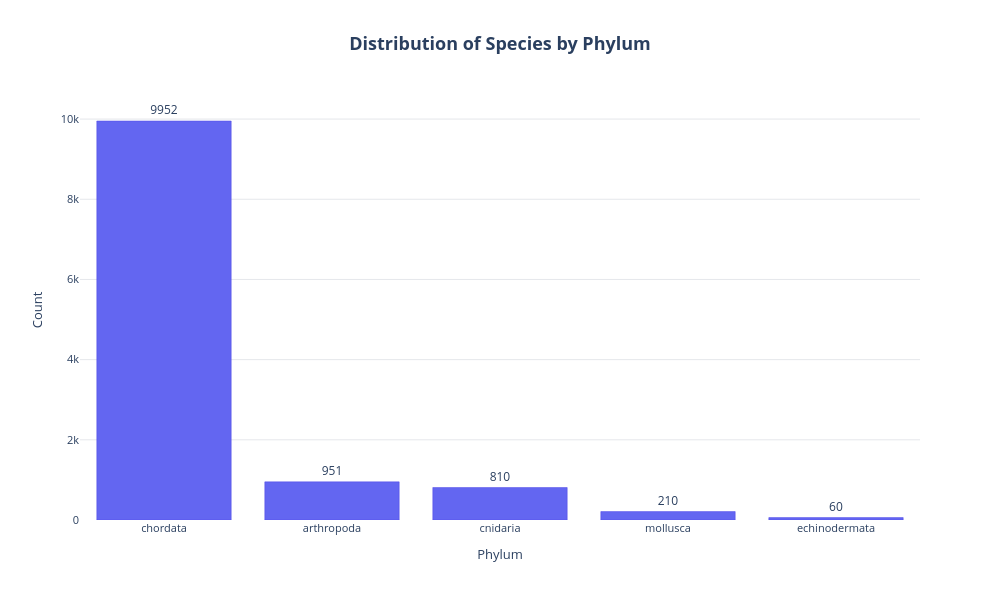

Notebook cell for this chart:
### Code cell
# Get phylum counts
phylum_counts = metadata['phylum'].value_counts()

# Calculate number of families per phylum
families_per_phylum = metadata.groupby('phylum')['family'].nunique()

# Create custom hover data with family counts
hover_data = []
for phylum in phylum_counts.index:
    image_count = phylum_counts[phylum]
    family_count = families_per_phylum[phylum]
    percentage = (image_count / len(metadata)) * 100
    hover_data.append([image_count, percentage, family_count])

# Convert to numpy array for easy indexing
hover_data = np.array(hover_data)

# Create figure
fig = go.Figure(go.Bar(
    x=phylum_counts.index,
    y=phylum_counts.values,
    marker=dict(
        color='#6366f1',
        line=dict(color='#4f46e5', width=0.5)
    ),
    text=phylum_counts.values,
    textposition='outside',
    textfont=dict(size=12),
    hovertemplate='<b>%{x}</b><br>' +
                  'Images: %{y}<br>' +
                  'Families: %{customdata[2]}<br>' +
                  'Percentage: %{customdata[1]:.2f}%<extra></extra>',
    customdata=hover_data
))

fig.update_layout(
    title={
        'text': '<b>Distribution of Species by Phylum</b>',
        'x': 0.5,
        'xanchor': 'center',
        'font': {'size': 18}
    },
    xaxis_title='Phylum',
    yaxis_title='Count',
    height=600,
    width=1000,
    plot_bgcolor='white',
    paper_bgcolor='white',
    xaxis=dict(
        tickfont=dict(size=11),
        showgrid=False
    ),
    yaxis=dict(
        showgrid=True,
        gridcolor='#e5e7eb',
        gridwidth=1
    ),
    font=dict(size=11),
    showlegend=False
)

fig.show()

# Print summary
print("\n" + "="*60)
print("PHYLUM DISTRIBUTION WITH FAMILY COUNTS")
print("="*60)
for phylum in phylum_counts.index:
    image_count = phylum_counts[phylum]
    family_count = families_per_phylum[phylum]
    pct = (image_count / len(metadata)) * 100
    avg_images_per_family = image_count / family_count
    print(f"{phylum:20s}: {image_count:4d} images ({pct:5.2f}%) | {family_count:3d} families | Avg: {avg_images_per_family:.1f} images/family")
print("="*60)

### Figure 1 — Plotly figure (JSON) as saved in the notebook; plotly's stock layout.template omitted (floating-point values rounded to 4 significant figures)
{"data": [{"customdata": [[9952.0, 83.05, 166.0], [951.0, 7.936, 17.0], [810.0, 6.76, 13.0], [210.0, 1.752, 5.0], [60.0, 0.5007, 1.0]], "hovertemplate": "<b>%{x}</b><br>Images: %{y}<br>Families: %{customdata[2]}<br>Percentage: %{customdata[1]:.2f}%<extra></extra>", "marker": {"color": "#6366f1", "line": {"color": "#4f46e5", "width": 0.5}}, "text": [9952.0, 951.0, 810.0, 210.0, 60.0], "textfont": {"size": 12}, "textposition": "outside", "type": "bar", "x": ["chordata", "arthropoda", "cnidaria", "mollusca", "echinodermata"], "y": [9952, 951, 810, 210, 60]}], "layout": {"font": {"size": 11}, "height": 600, "paper_bgcolor": "white", "plot_bgcolor": "white", "showlegend": false, "title": {"font": {"size": 18}, "text": "<b>Distribution of Species by Phylum</b>", "x": 0.5, "xanchor": "center"}, "width": 1000, "xaxis": {"showgrid": false, "tickfont": {"size": 11}, "title": {"text": "Phylum"}}, "yaxis": {"gridcolor": "#e5e7eb", "gridwidth": 1, "showgrid": true, "title": {"text": "Count"}}}}
